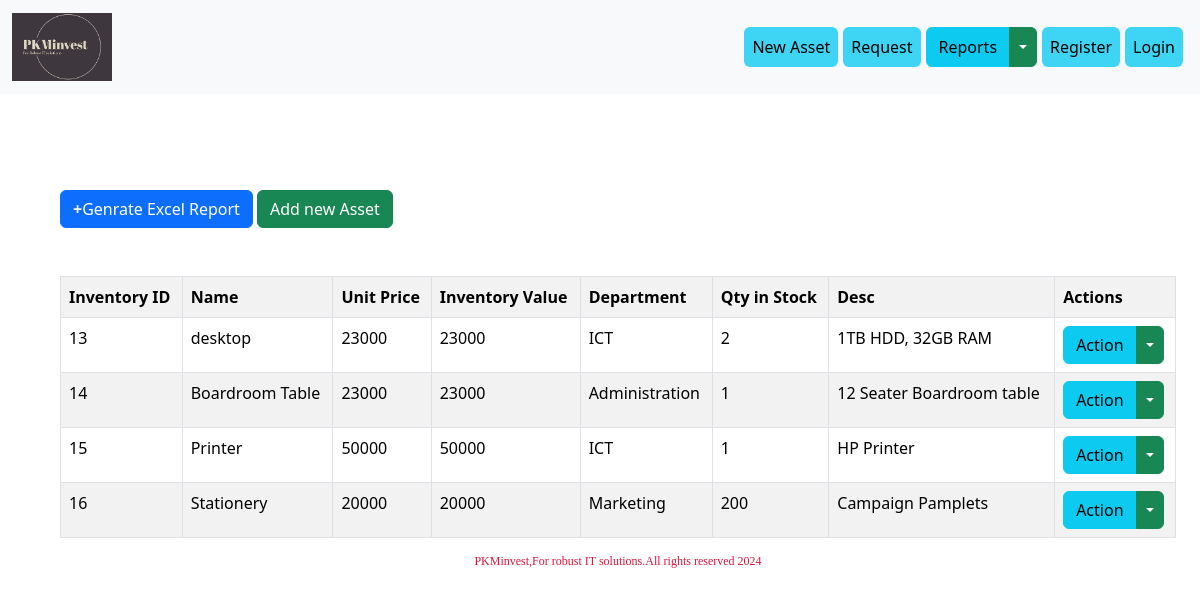
The page /view_assets/ on the database as committed earlier.
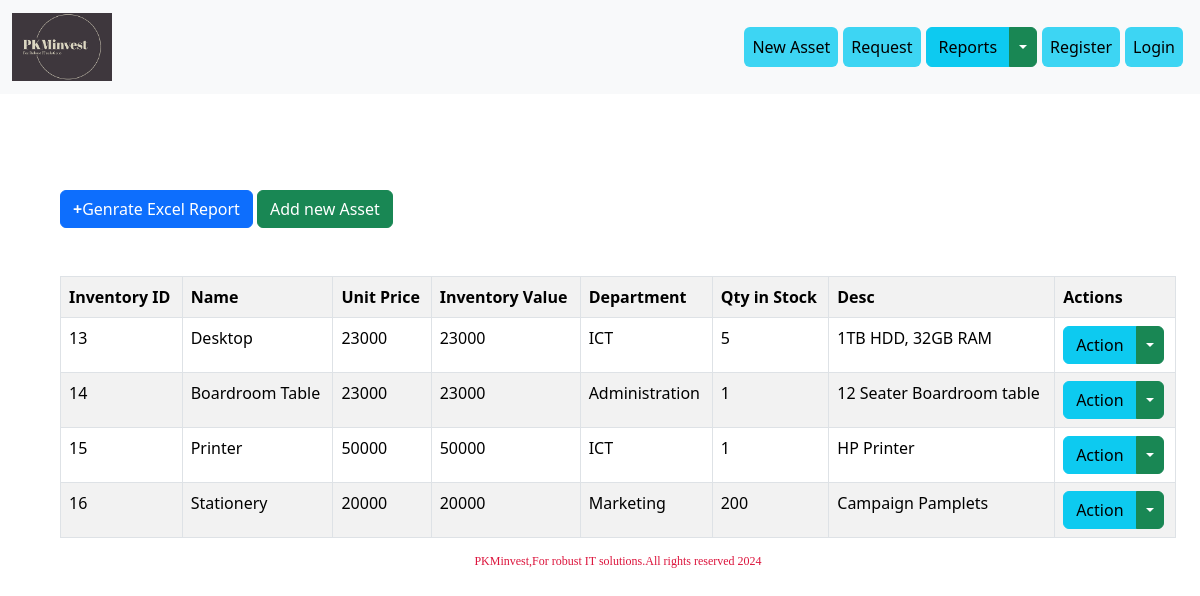
The same page on the database as committed later.
### items/models.py (models this page shows)
class Asset(models.Model):
    asset_name = models.CharField(max_length=100)
    unit_cost = models.IntegerField()
    inv_value = models.IntegerField()
    asset_specs = models.TextField()
    department = models.CharField(max_length=50)
    asset_qty = models.IntegerField()

### items/views.py (the view)
# urls.py: path('view_assets/',views.view_asset,name='view_assets'),
def view_asset(request):
    assets = Asset.objects.all()
    return render(request,'view_assets.html',{'assets':assets})

### items/templates/view_assets.html (shortened to what this page needs)
{% extends 'layout.html' %}
{% load static %}
{% block body %}
<div class="container m-5 ">
  <a href="{% url 'items:export_assets' %}" class="btn btn-primary mt-5 mb-5 btn-xs pull-right"><b>+</b>Genrate Excel Report</a>
  <a href="{% url 'items:insert' %}" class="btn btn-success btn-xs pull-right">Add new Asset</a>
    <table class="table table-bordered table-striped">
        <tr>
            <th>Inventory ID</th>
            <th>Name</th>
            <th>Unit Price</th>
            <th>Inventory Value</th>
            <th>Department</th>
            <th>Qty in Stock</th>
            <th>Desc</th>
            <th>Actions</th>
        </tr>
     {% for asset in assets %}
         <tr>
            <td>{{ asset.id }}</td>
            <td>{{ asset.asset_name }}</td>
            <td>{{ asset.unit_cost }}</td>
            <td>{{ asset.inv_value }}</td>
            <td>{{ asset.department }}</td>
            <td>{{ asset.asset_qty }}</td>
            <td>{{ asset.asset_specs }}</td>
             <td>
                <div class="btn-group">
                    <button type="button" class="btn btn-info">Action</button>
                    <button type="button" class="btn btn-success dropdown-toggle dropdown-toggle-split" data-bs-toggle="dropdown" aria-expanded="false">
                    </button>
                  </div>
             </td>
           </div>
         </tr>
         {% endfor %}
{% endblock %}

### items/templates/layout.html (shortened to what this page needs)
{% load static %}
<!DOCTYPE html>
<html lang="en">
<head>
    <link rel="stylesheet" href="{% static 'css/style.css' %}">
  <link href="https://cdn.jsdelivr.net/npm/bootstrap@5.3.3/dist/css/bootstrap.min.css" rel="stylesheet">
</head>
<body>
<nav class="navbar navbar-expand-lg bg-body-tertiary">
    <div class="container-fluid">
      <a class="navbar-brand" href="{% url 'items:index' %}">
          <img src="{% static 'images/PKMlogo.PNG' %}" width="100px">
      </a>
      <div class=" nav justify-content-center">
      <div class="collapse navbar-collapse" id="navbarSupportedContent">
        <ul class="navbar-nav me-auto mb-2 mb-lg-0">
          <li class="nav-item">
            <a class="nav-link active btn btn-info btn-space" aria-current="page" href="{% url 'items:insert' %}">New Asset</a>
          </li>
            <li class="nav-item">
            <a class="nav-link active btn btn-info btn-space" aria-current="page" href="{% url 'items:requests' %}">Request</a>
            </li>
                  <div class="btn-group btn-space">
                    <button type="button" class="btn btn-info">Reports</button>
                    <button type="button" class="btn btn-success dropdown-toggle dropdown-toggle-split" data-bs-toggle="dropdown" aria-expanded="false"><span class="visually-hidden">Toggle Dropdown</span>
                    </button>
                  </div>
            {% if user.is_authenticated %}
              <li class="nav-item">
                <a class="nav-link active btn btn-info btn-space" aria-current="page" href="{% url 'members:logout' %}">Log out</a>
              </li>
              {% else %}
              <li class="nav-item">
                <a class="nav-link active btn btn-info btn-space" aria-current="page" href="{% url 'members:register_user' %}">Register</a>
              </li>
              <li class="nav-item">
                <a class="nav-link active btn btn-info btn-space" aria-current="page" href="{% url 'members:login' %}">Login</a>
              </li>
          {%endif %}
          </div>
    </div>
  </nav>
        {% block body %}
        {% endblock %}
    <h4 class="footer">PKMinvest,For robust IT solutions.All rights reserved 2024</h4>
    </body>
</html>

### members/static/css/style.css (style rules this page uses)
.btn-space { margin-right: 5px; }
.footer { margin: 10px; color: crimson; font-stretch: condensed; font-family: "Arial Narrow"; font-size: 12px; text-align: center; }

Rows that differ between the two databases and show on the page:
changed Asset "1TB HDD, 32GB RAM": asset_name "desktop" → "Desktop"; asset_qty "2" → "5"
